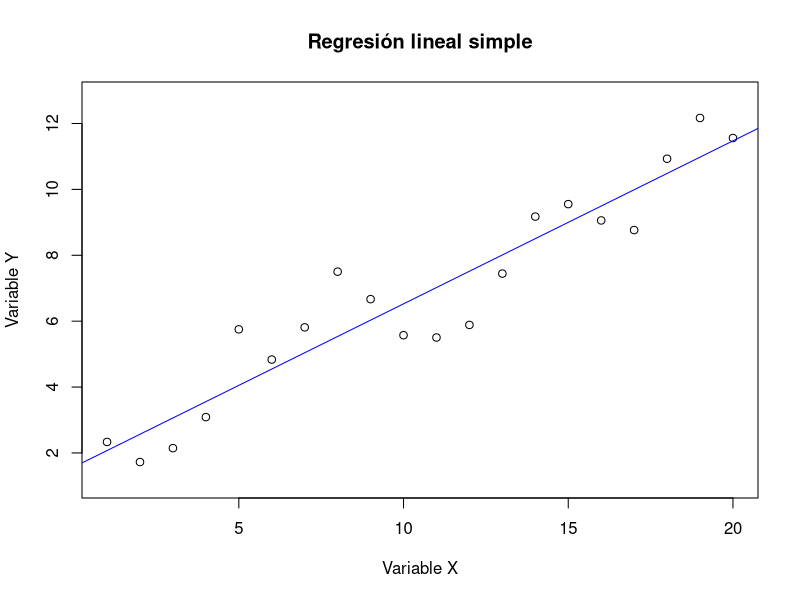

The R script that drew this image: (Note: this script raises an error after producing the figure.)
# =============================================
# 1. APALANCAMIENTOS EN REGRESIÓN SIMPLE
# =============================================

# ---------------------------------------------
# 1.1. Generación de datos y modelo base
# ---------------------------------------------

# Fijamos semilla para reproducibilidad
set.seed(123456)

# Generamos 20 observaciones
n <- 20
x <- 1:n  # Valores de 1 a 20

# Modelo verdadero: Y = 1 + 0.5x + ε, con ε ~ N(0,1)
y <- 1 + 0.5 * x + rnorm(n)

# Ajustamos el modelo lineal
mod <- lm(y ~ x)

# Visualización básica
plot(y ~ x, xlab = "Variable X", ylab = "Variable Y",
     main = "Regresión lineal simple", asp = 1)
abline(mod, col = "blue")

# Resumen del modelo
summary(mod)

# ---------------------------------------------
# 1.2. Análisis de apalancamientos
# ---------------------------------------------

# TEORÍA:
# El apalancamiento h_ii mide cuánto influye cada observación en su propia predicción
# Fórmula: h_ii = 1/n + (x_i - x̄)^2 / (n*S_x^2)
# Valores altos indican mayor capacidad de influencia
# Criterio: h_ii > 4/n es preocupante

# Calculamos los apalancamientos
leverages <- hatvalues(mod)
print(round(leverages, 3))

# Umbral de preocupación
umbral <- 4/n
print(paste("Umbral de apalancamiento:", round(umbral, 3)))

# Identificamos observaciones con alto apalancamiento
which(leverages > umbral)
# ninguna observacion supera el umbral por tanto
# no hay ningun punto con una influencia potencial
#excesiva

# ---------------------------------------------
# 1.3. Añadir punto influyente y comparar
# ---------------------------------------------

# Añadimos un punto extremo (x=30, y desplazado)
x_ampliado <- c(x, 30)
y_ampliado <- c(y, 1 + 0.5*30 - 8)  # Desplazamos 8 unidades hacia abajo
round(hat(model.matrix(mod_b2)),3)

# Ajustamos nuevo modelo
mod_b2 <- lm(y_ampliado ~ x_ampliado)

# Calculamos apalancamientos del nuevo modelo
leverages_b2 <- hatvalues(mod_b2)
print(round(leverages_b2, 3))

# Nuevo umbral (ahora n=21)
umbral_b2 <- 4/length(x_ampliado)
print(paste("Nuevo umbral:", round(umbral_b2, 3)))

# Observación problemática
which(leverages_b2 > umbral_b2)  # La observación 21
# vemos que el nuevo punto si tiene mucha influencia

# =============================================
# 2. DIAGNOSIS DE RESIDUOS
# =============================================

# ---------------------------------------------
# 2.1. Residuos estandarizados
# ---------------------------------------------

# TEORÍA:
# Residuos estandarizados: r_i = e_i / (σ̂√(1-h_ii))
# Corrigen la heterocedasticidad inducida por los apalancamientos
# Criterio: |r_i| > 2 sugiere observación atípica
residuals(mod_b2)
rstandard(mod_b2)
which(abs(rstandard(mod_b2)) > 2) #vemos que se declara la observacion añadida como atipica

# ---------------------------------------------
# 2.2. Residuos estudentizados
# ---------------------------------------------

# TEORÍA:
# Residuos estudentizados: t_i = e_i / (σ̂_(i)√(1-h_ii))
# Donde σ̂_(i) se calcula excluyendo la i-ésima observación
# Son más sensibles para detectar valores atípicos
rstudent(mod_b2)
which(abs(rstudent(mod_b2))>2) #mismo resultado

# ---------------------------------------------
# 2.3. Test de normalidad
# ---------------------------------------------

# TEORÍA:
# El test de Shapiro-Wilk contrasta la normalidad de los residuos
# p-valor < 0.05 sugiere no normalidad

shapiro.test(rstandard(mod_b2))

# Interpretación:
# p-value = 0.01425 < 0.05 ⇒ Rechazamos normalidad
# Esto puede deberse a la presencia de valores atípicos

# ---------------------------------------------
# 2.4. Distancia de Cook
# ---------------------------------------------

# TEORÍA:
# Distancia de Cook mide el cambio en las predicciones al eliminar cada punto
# Fórmula: D_i = (1/p) * r_i^2 * (h_ii/(1-h_ii))
# Criterio: D_i > 0.5 o D_i > 1 indica influencia preocupante
cooks.distance(mod_b2)
# Identificamos puntos influyentes
which(cooks.distance(mod_b2) > 0.5)  # Solo la observación 21

# =============================================
# 3. GRÁFICOS DE DIAGNOSIS
# =============================================

# TEORÍA:
# R produce 4 gráficos de diagnóstico automáticos:
# 1. Residuos vs Ajustados: Para detectar no linealidad, heterocedasticidad
# 2. QQ-plot: Para evaluar normalidad de residuos
# 3. Scale-Location: Para detectar heterocedasticidad
# 4. Residuos vs Apalancamiento: Para identificar puntos influyentes
par(mfrow = c(2, 2))
plot(mod_b2)

# =============================================
# 4. PAUTAS DE ACTUACIÓN
# =============================================

# TEORÍA:
# Ante observaciones atípicas/influyentes:
# 1. Verificar si son errores de medición/digitación
# 2. Considerar transformaciones de variables
# 3. Evaluar modelos alternativos (robustos)
# 4. Si se justifica, eliminar las observaciones problemáticas

# En nuestro caso, la observación 21 es claramente influyente:
# - Alto apalancamiento (0.383)
# - Residuo estudentizado extremo (-5.97)
# - Distancia de Cook muy alta (3.92)

# Opción 1: Eliminar la observación influyente
mod_clean <- lm(y ~ x)  # Volvemos al modelo original

# Opción 2: Usar regresión robusta (se reduce la influencia pero sigue estando)
library(MASS)
mod_robusto <- rlm(y_ampliado ~ x_ampliado)

# Comparación de coeficientes
coef(mod_b2)  # Con el punto influyente
coef(mod_clean)  # Sin el punto
coef(mod_robusto)  # Modelo robusto

# CONCLUSIÓN:
# El punto añadido en x=30 afecta significativamente el modelo
# La solución más simple en este caso es eliminarlo
# En casos reales, habría que investigar la causa de la anomalía